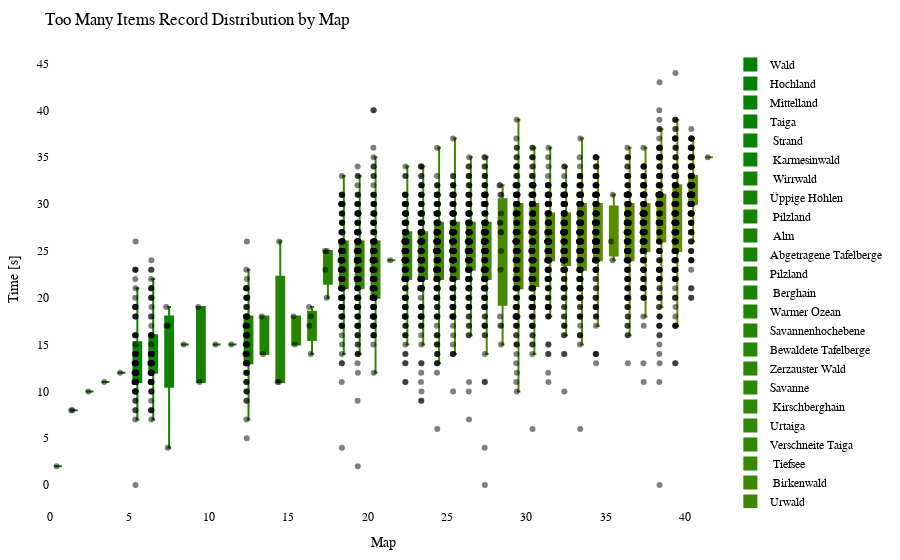

Source (notebook cell):
### Code cell
import plotly.graph_objects as go
import plotly.io as pio

df = getRecordsDataframe(minigame="Sammelwahn")

# sort df columns by mean value 
df = df.reindex(df.mean().sort_values().index, axis=1)

# drop sum column
df = df.drop(columns=["Sum"])

# remove "Punkte" from all columns
df.columns = df.columns.str.replace('Punkte', '')

cmap = LinearSegmentedColormap.from_list("green_orange", ["green", "orange"])
colors = [to_hex(cmap(i / (num_columns - 1))) for i in range(num_columns)]

# Calculate the offset for centering the data points
num_columns = len(df.columns)
offset = 0.5

# Create a Swarm plot using Plotly
fig = go.Figure()

for i, (column, color) in enumerate(zip(df.columns, colors)):
    x_values = [i + offset] * len(df[column])  # Adjust x-values with offset for horizontal centering
    fig.add_trace(go.Box(x=x_values,
                         y=df[column],
                         name=column,
                         boxpoints='all',
                         pointpos=-0.5,  # Adjust point position to prevent overlapping
                         marker=dict(color='rgba(0,0,0,0.5)', size=6),  # Adjust marker color and size
                         line=dict(color=color),
                         fillcolor=color,
                         hovertext=df_to_html.index,
                         hoverinfo='name+text+y',
                         showlegend=True))

fig.update_layout(title="Too Many Items Record Distribution by Map",
                  xaxis=dict(title="Map"),
                  yaxis=dict(title="Time [s]"),
                  showlegend=True,
                  font=dict(family="Arial", size=12, color="black"),  # Customize font
                  plot_bgcolor="white",  # Set background color
                  margin=dict(l=50, r=50, t=50, b=50),  # Adjust margins for better layout
                  )

pio.show(fig)

pio.write_html(fig, "out/sammel_swarm_plot.html")

### Figure 1 — Plotly figure (JSON) as saved in the notebook; plotly's stock layout.template omitted (floating-point values rounded to 4 significant figures; data arrays with more than 128 entries replaced by an {"elided": "..."} marker saying what was removed)
{"data": [{"boxpoints": "all", "fillcolor": "#008000", "hoverinfo": "name+text+y", "hovertext": {"elided": "217 str values"}, "line": {"color": "#008000"}, "marker": {"color": "rgba(0,0,0,0.5)", "size": 6}, "name": "Wald", "pointpos": -0.5, "showlegend": true, "type": "box", "x": {"elided": "216 float values"}, "y": {"elided": "216 int values"}}, {"boxpoints": "all", "fillcolor": "#028000", "hoverinfo": "name+text+y", "hovertext": {"elided": "217 str values"}, "line": {"color": "#028000"}, "marker": {"color": "rgba(0,0,0,0.5)", "size": 6}, "name": "Hochland", "pointpos": -0.5, "showlegend": true, "type": "box", "x": {"elided": "216 float values"}, "y": {"elided": "216 int values"}}, {"boxpoints": "all", "fillcolor": "#058100", "hoverinfo": "name+text+y", "hovertext": {"elided": "217 str values"}, "line": {"color": "#058100"}, "marker": {"color": "rgba(0,0,0,0.5)", "size": 6}, "name": "Mittelland", "pointpos": -0.5, "showlegend": true, "type": "box", "x": {"elided": "216 float values"}, "y": {"elided": "216 int values"}}, {"boxpoints": "all", "fillcolor": "#078100", "hoverinfo": "name+text+y", "hovertext": {"elided": "217 str values"}, "line": {"color": "#078100"}, "marker": {"color": "rgba(0,0,0,0.5)", "size": 6}, "name": "Taiga", "pointpos": -0.5, "showlegend": true, "type": "box", "x": {"elided": "216 float values"}, "y": {"elided": "216 int values"}}, {"boxpoints": "all", "fillcolor": "#0a8100", "hoverinfo": "name+text+y", "hovertext": {"elided": "217 str values"}, "line": {"color": "#0a8100"}, "marker": {"color": "rgba(0,0,0,0.5)", "size": 6}, "name": " Strand", "pointpos": -0.5, "showlegend": true, "type": "box", "x": {"elided": "216 float values"}, "y": {"elided": "216 int values"}}, {"boxpoints": "all", "fillcolor": "#0c8200", "hoverinfo": "name+text+y", "hovertext": {"elided": "217 str values"}, "line": {"color": "#0c8200"}, "marker": {"color": "rgba(0,0,0,0.5)", "size": 6}, "name": " Karmesinwald", "pointpos": -0.5, "showlegend": true, "type": "box", "x": {"elided": "216 float values"}, "y": {"elided": "216 int values"}}, {"boxpoints": "all", "fillcolor": "#0f8200", "hoverinfo": "name+text+y", "hovertext": {"elided": "217 str values"}, "line": {"color": "#0f8200"}, "marker": {"color": "rgba(0,0,0,0.5)", "size": 6}, "name": " Wirrwald", "pointpos": -0.5, "showlegend": true, "type": "box", "x": {"elided": "216 float values"}, "y": {"elided": "216 int values"}}, {"boxpoints": "all", "fillcolor": "#118200", "hoverinfo": "name+text+y", "hovertext": {"elided": "217 str values"}, "line": {"color": "#118200"}, "marker": {"color": "rgba(0,0,0,0.5)", "size": 6}, "name": "Üppige Höhlen", "pointpos": -0.5, "showlegend": true, "type": "box", "x": {"elided": "216 float values"}, "y": {"elided": "216 int values"}}, {"boxpoints": "all", "fillcolor": "#148300", "hoverinfo": "name+text+y", "hovertext": {"elided": "217 str values"}, "line": {"color": "#148300"}, "marker": {"color": "rgba(0,0,0,0.5)", "size": 6}, "name": " Pilzland", "pointpos": -0.5, "showlegend": true, "type": "box", "x": {"elided": "216 float values"}, "y": {"elided": "216 int values"}}, {"boxpoints": "all", "fillcolor": "#178300", "hoverinfo": "name+text+y", "hovertext": {"elided": "217 str values"}, "line": {"color": "#178300"}, "marker": {"color": "rgba(0,0,0,0.5)", "size": 6}, "name": " Alm", "pointpos": -0.5, "showlegend": true, "type": "box", "x": {"elided": "216 float values"}, "y": {"elided": "216 int values"}}, {"boxpoints": "all", "fillcolor": "#198400", "hoverinfo": "name+text+y", "hovertext": {"elided": "217 str values"}, "line": {"color": "#198400"}, "marker": {"color": "rgba(0,0,0,0.5)", "size": 6}, "name": "Abgetragene Tafelberge", "pointpos": -0.5, "showlegend": true, "type": "box", "x": {"elided": "216 float values"}, "y": {"elided": "216 int values"}}, {"boxpoints": "all", "fillcolor": "#1c8400", "hoverinfo": "name+text+y", "hovertext": {"elided": "217 str values"}, "line": {"color": "#1c8400"}, "marker": {"color": "rgba(0,0,0,0.5)", "size": 6}, "name": "Pilzland", "pointpos": -0.5, "showlegend": true, "type": "box", "x": {"elided": "216 float values"}, "y": {"elided": "216 int values"}}, {"boxpoints": "all", "fillcolor": "#1e8400", "hoverinfo": "name+text+y", "hovertext": {"elided": "217 str values"}, "line": {"color": "#1e8400"}, "marker": {"color": "rgba(0,0,0,0.5)", "size": 6}, "name": " Berghain", "pointpos": -0.5, "showlegend": true, "type": "box", "x": {"elided": "216 float values"}, "y": {"elided": "216 int values"}}, {"boxpoints": "all", "fillcolor": "#218500", "hoverinfo": "name+text+y", "hovertext": {"elided": "217 str values"}, "line": {"color": "#218500"}, "marker": {"color": "rgba(0,0,0,0.5)", "size": 6}, "name": "Warmer Ozean", "pointpos": -0.5, "showlegend": true, "type": "box", "x": {"elided": "216 float values"}, "y": {"elided": "216 int values"}}, {"boxpoints": "all", "fillcolor": "#238500", "hoverinfo": "name+text+y", "hovertext": {"elided": "217 str values"}, "line": {"color": "#238500"}, "marker": {"color": "rgba(0,0,0,0.5)", "size": 6}, "name": "Savannenhochebene", "pointpos": -0.5, "showlegend": true, "type": "box", "x": {"elided": "216 float values"}, "y": {"elided": "216 int values"}}, {"boxpoints": "all", "fillcolor": "#268600", "hoverinfo": "name+text+y", "hovertext": {"elided": "217 str values"}, "line": {"color": "#268600"}, "marker": {"color": "rgba(0,0,0,0.5)", "size": 6}, "name": "Bewaldete Tafelberge", "pointpos": -0.5, "showlegend": true, "type": "box", "x": {"elided": "216 float values"}, "y": {"elided": "216 int values"}}, {"boxpoints": "all", "fillcolor": "#288600", "hoverinfo": "name+text+y", "hovertext": {"elided": "217 str values"}, "line": {"color": "#288600"}, "marker": {"color": "rgba(0,0,0,0.5)", "size": 6}, "name": "Zerzauster Wald", "pointpos": -0.5, "showlegend": true, "type": "box", "x": {"elided": "216 float values"}, "y": {"elided": "216 int values"}}, {"boxpoints": "all", "fillcolor": "#2b8600", "hoverinfo": "name+text+y", "hovertext": {"elided": "217 str values"}, "line": {"color": "#2b8600"}, "marker": {"color": "rgba(0,0,0,0.5)", "size": 6}, "name": "Savanne", "pointpos": -0.5, "showlegend": true, "type": "box", "x": {"elided": "216 float values"}, "y": {"elided": "216 int values"}}, {"boxpoints": "all", "fillcolor": "#2e8700", "hoverinfo": "name+text+y", "hovertext": {"elided": "217 str values"}, "line": {"color": "#2e8700"}, "marker": {"color": "rgba(0,0,0,0.5)", "size": 6}, "name": " Kirschberghain", "pointpos": -0.5, "showlegend": true, "type": "box", "x": {"elided": "216 float values"}, "y": {"elided": "216 int values"}}, {"boxpoints": "all", "fillcolor": "#308700", "hoverinfo": "name+text+y", "hovertext": {"elided": "217 str values"}, "line": {"color": "#308700"}, "marker": {"color": "rgba(0,0,0,0.5)", "size": 6}, "name": "Urtaiga", "pointpos": -0.5, "showlegend": true, "type": "box", "x": {"elided": "216 float values"}, "y": {"elided": "216 int values"}}, {"boxpoints": "all", "fillcolor": "#338700", "hoverinfo": "name+text+y", "hovertext": {"elided": "217 str values"}, "line": {"color": "#338700"}, "marker": {"color": "rgba(0,0,0,0.5)", "size": 6}, "name": "Verschneite Taiga", "pointpos": -0.5, "showlegend": true, "type": "box", "x": {"elided": "216 float values"}, "y": {"elided": "216 int values"}}, {"boxpoints": "all", "fillcolor": "#358800", "hoverinfo": "name+text+y", "hovertext": {"elided": "217 str values"}, "line": {"color": "#358800"}, "marker": {"color": "rgba(0,0,0,0.5)", "size": 6}, "name": " Tiefsee", "pointpos": -0.5, "showlegend": true, "type": "box", "x": {"elided": "216 float values"}, "y": {"elided": "216 int values"}}, {"boxpoints": "all", "fillcolor": "#388800", "hoverinfo": "name+text+y", "hovertext": {"elided": "217 str values"}, "line": {"color": "#388800"}, "marker": {"color": "rgba(0,0,0,0.5)", "size": 6}, "name": " Birkenwald", "pointpos": -0.5, "showlegend": true, "type": "box", "x": {"elided": "216 float values"}, "y": {"elided": "216 int values"}}, {"boxpoints": "all", "fillcolor": "#3a8800", "hoverinfo": "name+text+y", "hovertext": {"elided": "217 str values"}, "line": {"color": "#3a8800"}, "marker": {"color": "rgba(0,0,0,0.5)", "size": 6}, "name": "Urwald", "pointpos": -0.5, "showlegend": true, "type": "box", "x": {"elided": "216 float values"}, "y": {"elided": "216 int values"}}, {"boxpoints": "all", "fillcolor": "#3d8900", "hoverinfo": "name+text+y", "hovertext": {"elided": "217 str values"}, "line": {"color": "#3d8900"}, "marker": {"color": "rgba(0,0,0,0.5)", "size": 6}, "name": " Sumpf", "pointpos": -0.5, "showlegend": true, "type": "box", "x": {"elided": "216 float values"}, "y": {"elided": "216 int values"}}, {"boxpoints": "all", "fillcolor": "#408900", "hoverinfo": "name+text+y", "hovertext": {"elided": "217 str values"}, "line": {"color": "#408900"}, "marker": {"color": "rgba(0,0,0,0.5)", "size": 6}, "name": "Zerzauste Hügel", "pointpos": -0.5, "showlegend": true, "type": "box", "x": {"elided": "216 float values"}, "y": {"elided": "216 int values"}}, {"boxpoints": "all", "fillcolor": "#428a00", "hoverinfo": "name+text+y", "hovertext": {"elided": "217 str values"}, "line": {"color": "#428a00"}, "marker": {"color": "rgba(0,0,0,0.5)", "size": 6}, "name": " Bambusdschungel", "pointpos": -0.5, "showlegend": true, "type": "box", "x": {"elided": "216 float values"}, "y": {"elided": "216 int values"}}, {"boxpoints": "all", "fillcolor": "#458a00", "hoverinfo": "name+text+y", "hovertext": {"elided": "217 str values"}, "line": {"color": "#458a00"}, "marker": {"color": "rgba(0,0,0,0.5)", "size": 6}, "name": " Dschungel", "pointpos": -0.5, "showlegend": true, "type": "box", "x": {"elided": "216 float values"}, "y": {"elided": "216 int values"}}, {"boxpoints": "all", "fillcolor": "#478a00", "hoverinfo": "name+text+y", "hovertext": {"elided": "217 str values"}, "line": {"color": "#478a00"}, "marker": {"color": "rgba(0,0,0,0.5)", "size": 6}, "name": "Blumenwald", "pointpos": -0.5, "showlegend": true, "type": "box", "x": {"elided": "216 float values"}, "y": {"elided": "216 int values"}}, {"boxpoints": "all", "fillcolor": "#4a8b00", "hoverinfo": "name+text+y", "hovertext": {"elided": "217 str values"}, "line": {"color": "#4a8b00"}, "marker": {"color": "rgba(0,0,0,0.5)", "size": 6}, "name": "Verschneite Ebene", "pointpos": -0.5, "showlegend": true, "type": "box", "x": {"elided": "216 float values"}, "y": {"elided": "216 int values"}}, {"boxpoints": "all", "fillcolor": "#4c8b00", "hoverinfo": "name+text+y", "hovertext": {"elided": "217 str values"}, "line": {"color": "#4c8b00"}, "marker": {"color": "rgba(0,0,0,0.5)", "size": 6}, "name": " Taiga", "pointpos": -0.5, "showlegend": true, "type": "box", "x": {"elided": "216 float values"}, "y": {"elided": "216 int values"}}, {"boxpoints": "all", "fillcolor": "#4f8b00", "hoverinfo": "name+text+y", "hovertext": {"elided": "217 str values"}, "line": {"color": "#4f8b00"}, "marker": {"color": "rgba(0,0,0,0.5)", "size": 6}, "name": " Wald", "pointpos": -0.5, "showlegend": true, "type": "box", "x": {"elided": "216 float values"}, "y": {"elided": "216 int values"}}, {"boxpoints": "all", "fillcolor": "#518c00", "hoverinfo": "name+text+y", "hovertext": {"elided": "217 str values"}, "line": {"color": "#518c00"}, "marker": {"color": "rgba(0,0,0,0.5)", "size": 6}, "name": "Zerzauste Savanne", "pointpos": -0.5, "showlegend": true, "type": "box", "x": {"elided": "216 float values"}, "y": {"elided": "216 int values"}}, {"boxpoints": "all", "fillcolor": "#548c00", "hoverinfo": "name+text+y", "hovertext": {"elided": "217 str values"}, "line": {"color": "#548c00"}, "marker": {"color": "rgba(0,0,0,0.5)", "size": 6}, "name": " Savannenhochebene", "pointpos": -0.5, "showlegend": true, "type": "box", "x": {"elided": "216 float values"}, "y": {"elided": "216 int values"}}, {"boxpoints": "all", "fillcolor": "#578d00", "hoverinfo": "name+text+y", "hovertext": {"elided": "217 str values"}, "line": {"color": "#578d00"}, "marker": {"color": "rgba(0,0,0,0.5)", "size": 6}, "name": "Lichter Dschungel", "pointpos": -0.5, "showlegend": true, "type": "box", "x": {"elided": "216 float values"}, "y": {"elided": "216 int values"}}, {"boxpoints": "all", "fillcolor": "#598d00", "hoverinfo": "name+text+y", "hovertext": {"elided": "217 str values"}, "line": {"color": "#598d00"}, "marker": {"color": "rgba(0,0,0,0.5)", "size": 6}, "name": " Sonnenblumenebene", "pointpos": -0.5, "showlegend": true, "type": "box", "x": {"elided": "216 float values"}, "y": {"elided": "216 int values"}}, {"boxpoints": "all", "fillcolor": "#5c8d00", "hoverinfo": "name+text+y", "hovertext": {"elided": "217 str values"}, "line": {"color": "#5c8d00"}, "marker": {"color": "rgba(0,0,0,0.5)", "size": 6}, "name": "Dichter Wald", "pointpos": -0.5, "showlegend": true, "type": "box", "x": {"elided": "216 float values"}, "y": {"elided": "216 int values"}}, {"boxpoints": "all", "fillcolor": "#5e8e00", "hoverinfo": "name+text+y", "hovertext": {"elided": "217 str values"}, "line": {"color": "#5e8e00"}, "marker": {"color": "rgba(0,0,0,0.5)", "size": 6}, "name": "Sonnenblumenebene", "pointpos": -0.5, "showlegend": true, "type": "box", "x": {"elided": "216 float values"}, "y": {"elided": "216 int values"}}, {"boxpoints": "all", "fillcolor": "#618e00", "hoverinfo": "name+text+y", "hovertext": {"elided": "217 str values"}, "line": {"color": "#618e00"}, "marker": {"color": "rgba(0,0,0,0.5)", "size": 6}, "name": " Savanne", "pointpos": -0.5, "showlegend": true, "type": "box", "x": {"elided": "216 float values"}, "y": {"elided": "216 int values"}}, {"boxpoints": "all", "fillcolor": "#638e00", "hoverinfo": "name+text+y", "hovertext": {"elided": "217 str values"}, "line": {"color": "#638e00"}, "marker": {"color": "rgba(0,0,0,0.5)", "size": 6}, "name": " Ebene", "pointpos": -0.5, "showlegend": true, "type": "box", "x": {"elided": "216 float values"}, "y": {"elided": "216 int values"}}, {"boxpoints": "all", "fillcolor": "#668f00", "hoverinfo": "name+text+y", "hovertext": {"elided": "217 str values"}, "line": {"color": "#668f00"}, "marker": {"color": "rgba(0,0,0,0.5)", "size": 6}, "name": " Blumenwald", "pointpos": -0.5, "showlegend": true, "type": "box", "x": {"elided": "216 float values"}, "y": {"elided": "216 int values"}}, {"boxpoints": "all", "fillcolor": "#688f00", "hoverinfo": "name+text+y", "hovertext": {"elided": "217 str values"}, "line": {"color": "#688f00"}, "marker": {"color": "rgba(0,0,0,0.5)", "size": 6}, "name": " Tropfsteinhöhlen", "pointpos": -0.5, "showlegend": true, "type": "box", "x": {"elided": "216 float values"}, "y": {"elided": "216 int values"}}], "layout": {"font": {"color": "black", "family": "Arial", "size": 12}, "margin": {"b": 50, "l": 50, "r": 50, "t": 50}, "plot_bgcolor": "white", "showlegend": true, "title": {"text": "Too Many Items Record Distribution by Map"}, "xaxis": {"title": {"text": "Map"}}, "yaxis": {"title": {"text": "Time [s]"}}}}
